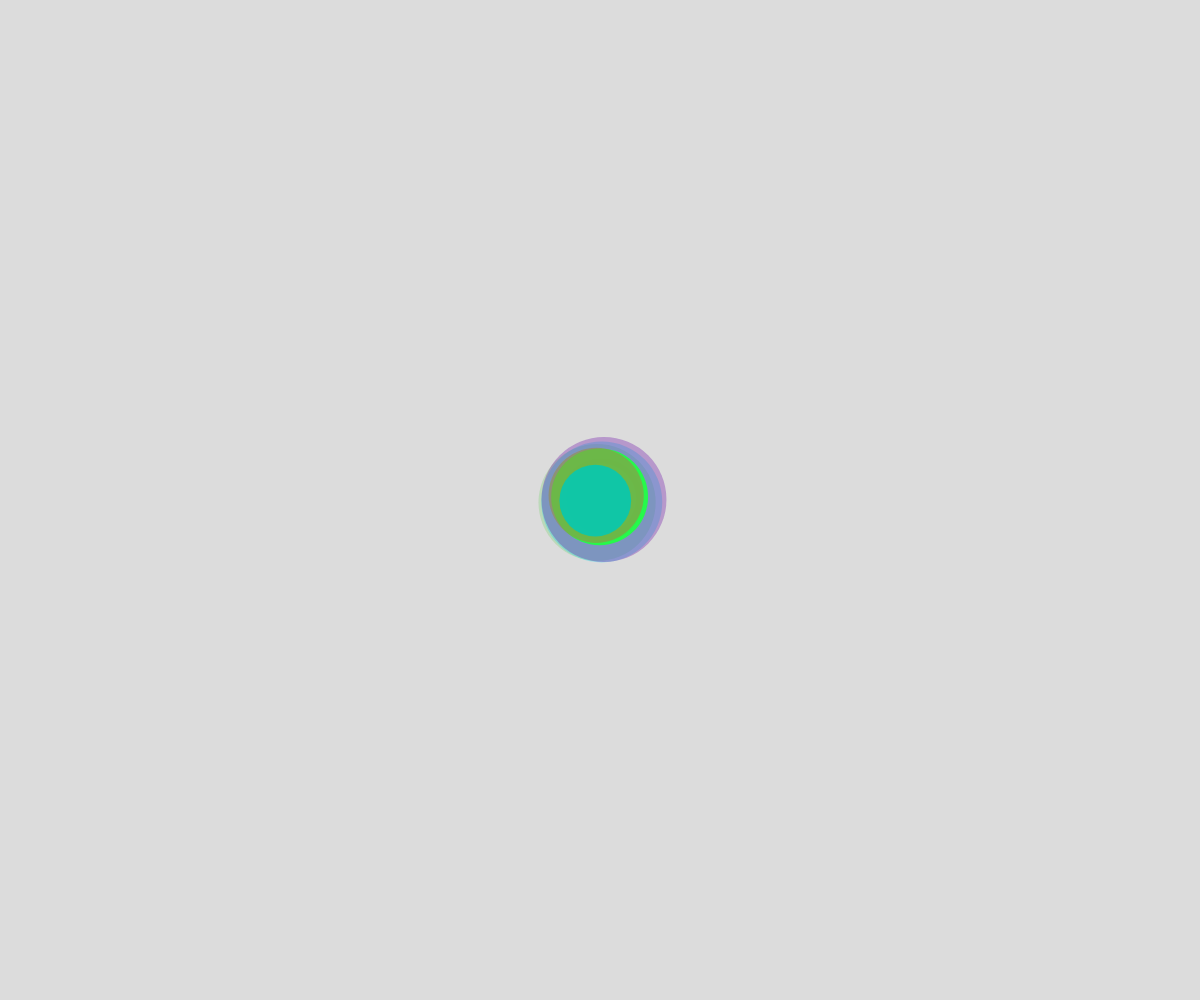
Frame 1 (no input)
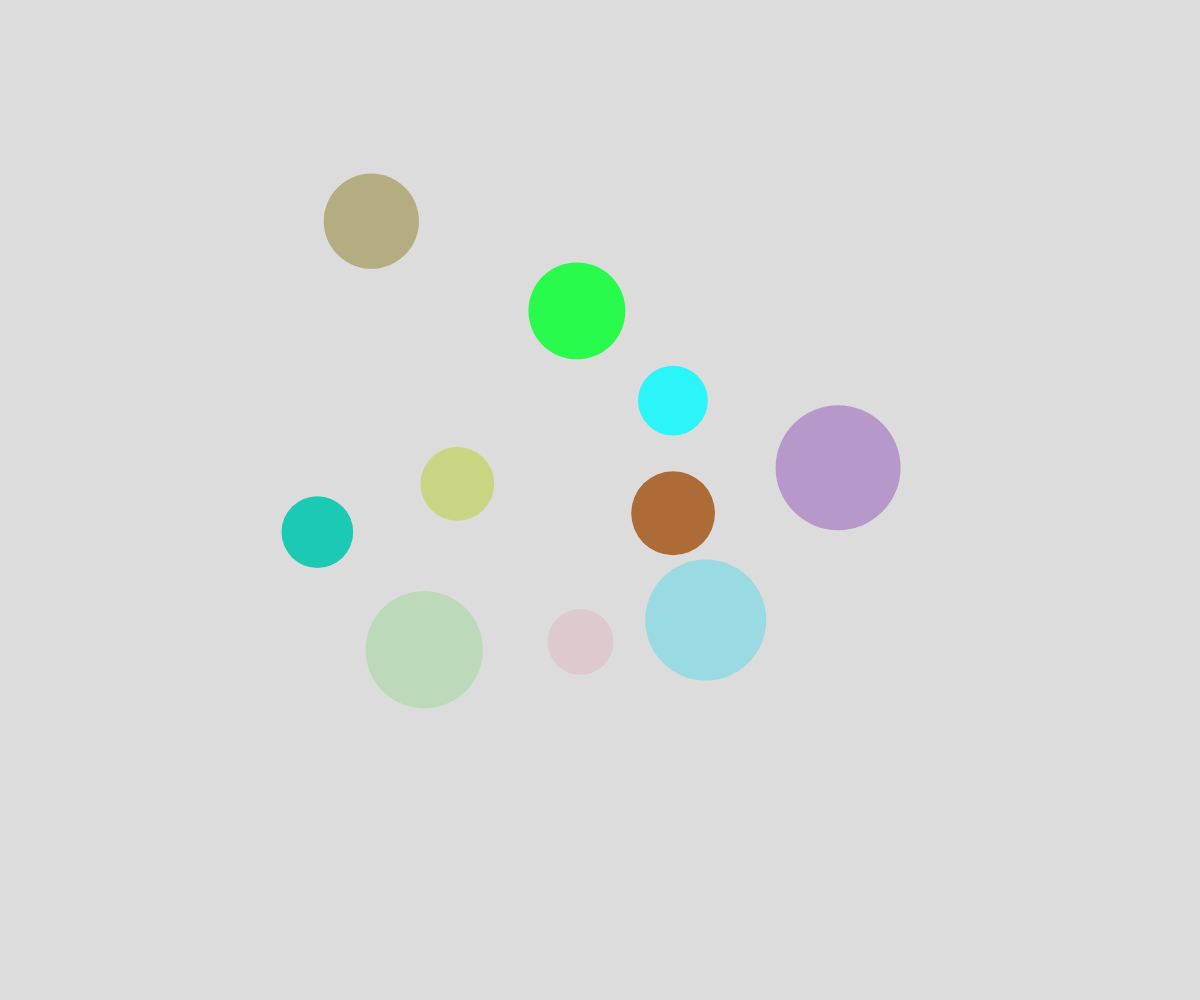
Frame 60 (no input)
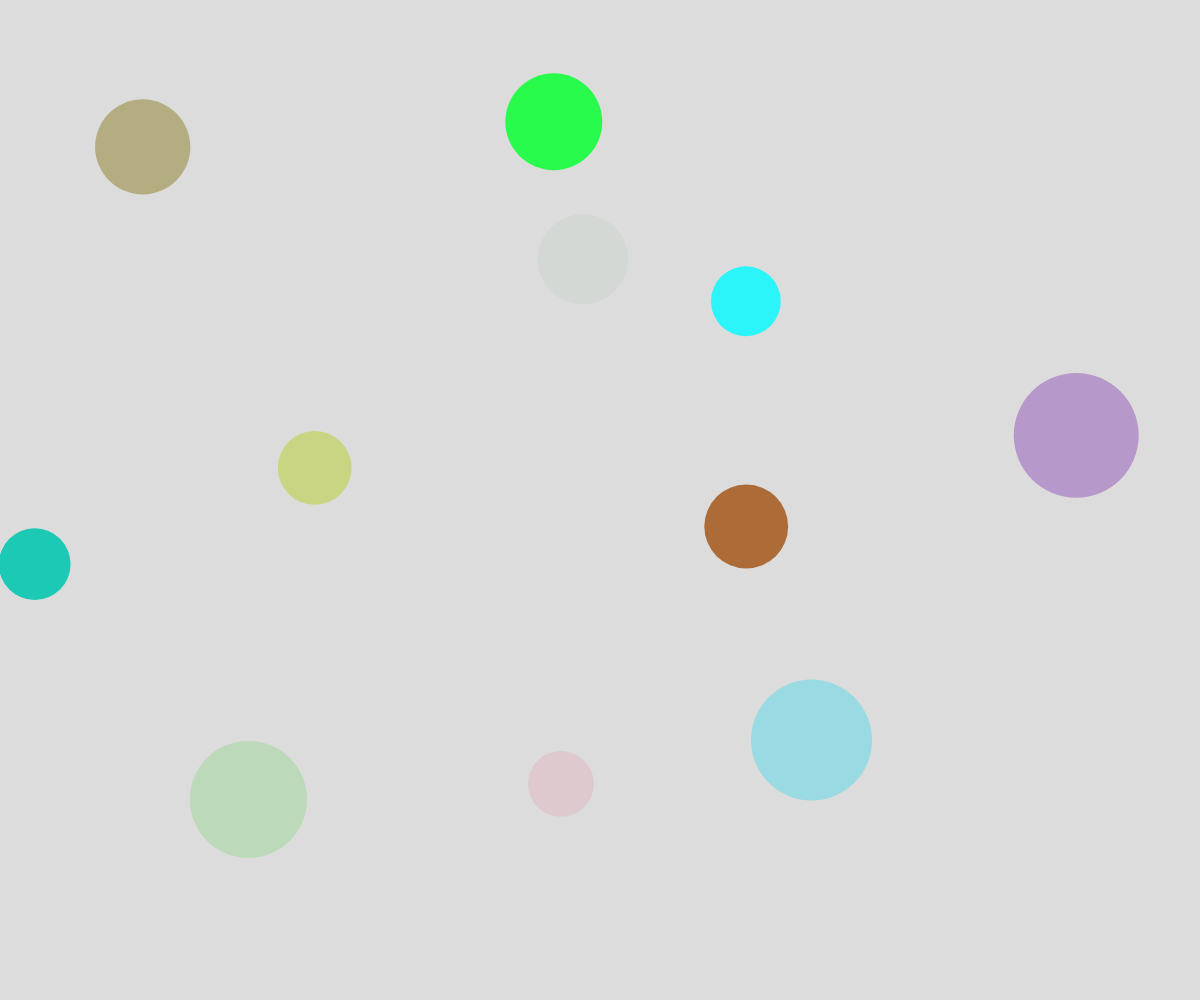
Frame 120 (the mouse pressed at the canvas centre since frame 60)

The p5.js sketch that drew these frames (run headless with seeded random() and noise() and a simulated clock; from frame 60 on, the mouse is pressed at the canvas centre):

// p5.js sketch
// ── sketch.js
// Project Title
// Your Name
// Date
//
// Extra for Experts:
// - describe what you did to take this project "above and beyond"

let ballArray = [];




function setup() {
  createCanvas(windowWidth, windowHeight);
  for (let i = 0; i < 10; i++) {
    spawnBall(width/2, height/2);
  }
}

function draw() {
  background(220);


  for (let someBall of ballArray) {
  // move ball
    someBall.x += someBall.dx;
    someBall.y += someBall.dy;

    // bounce if needed
    if (someBall.x > width - someBall.radius || someBall.x < 0 + someBall.radius) {
      someBall.dx *= -1;
    }


    if (someBall.y > height - someBall.radius || someBall.y < 0 + someBall.radius) {
      someBall.dy *= -1;
    }

    // Display ball
    noStroke();
    fill(someBall.red, someBall.green, someBall.blue, someBall.alpha);
    circle(someBall.x, someBall.y, someBall.radius * 2);
  }


}

function mousePressed() {
  spawnBall(mouseX, mouseY);
}

function spawnBall(theX, theY) {
  let theBall = {
    x: theX,
    y: theY,
    radius: random(30, 70),
    dx: random(-5, 5),
    dy: random(-5, 5),
    red: random(0, 255),
    green: random(0, 255),
    blue: random(0, 255),
    alpha: random(0, 255),
  };
  
  ballArray.push(theBall);
}
